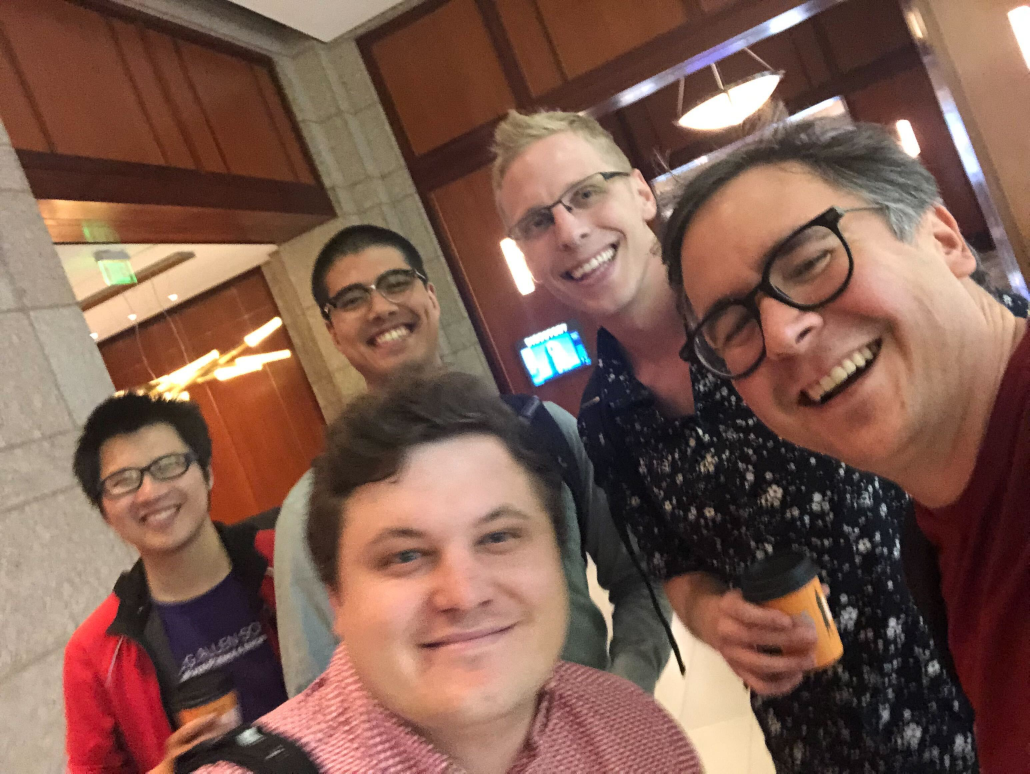
#> input picture docker/my_test_image.jpg, 3088 x 2320 px (shown at 1/3 size)
$ python -i faceswap.py   (imports and definitions only)
#> lines starting #> are read from the running program, lines starting #| are printed output that depends on the picture
import streamlit as st
from io import BytesIO
from base64 import b64encode, b64decode
import requests
from PIL import Image, ExifTags
import os

# [1 line that did not run here, left out]
# [1 line that did not run here, left out]

# [5 lines left out: function read_image, not called in this run]

def rotate_image(image):
    try:
        # Rotate based on Exif Data
        for orientation in ExifTags.TAGS.keys():
            if ExifTags.TAGS[orientation]=='Orientation':
                break
        exif = image._getexif()
        if exif[orientation] == 3:
            image=image.rotate(180, expand=True)
        elif exif[orientation] == 6:
            image=image.rotate(270, expand=True)
        elif exif[orientation] == 8:
            image=image.rotate(90, expand=True)
        return image
    except:
        return image

# [37 lines left out: functions rescale_image, faceswap, not called in this run]


# [12 lines not run here, left out]

>>> import cv2
>>> picture = cv2.imread('../docker/my_test_image.jpg', cv2.IMREAD_GRAYSCALE)
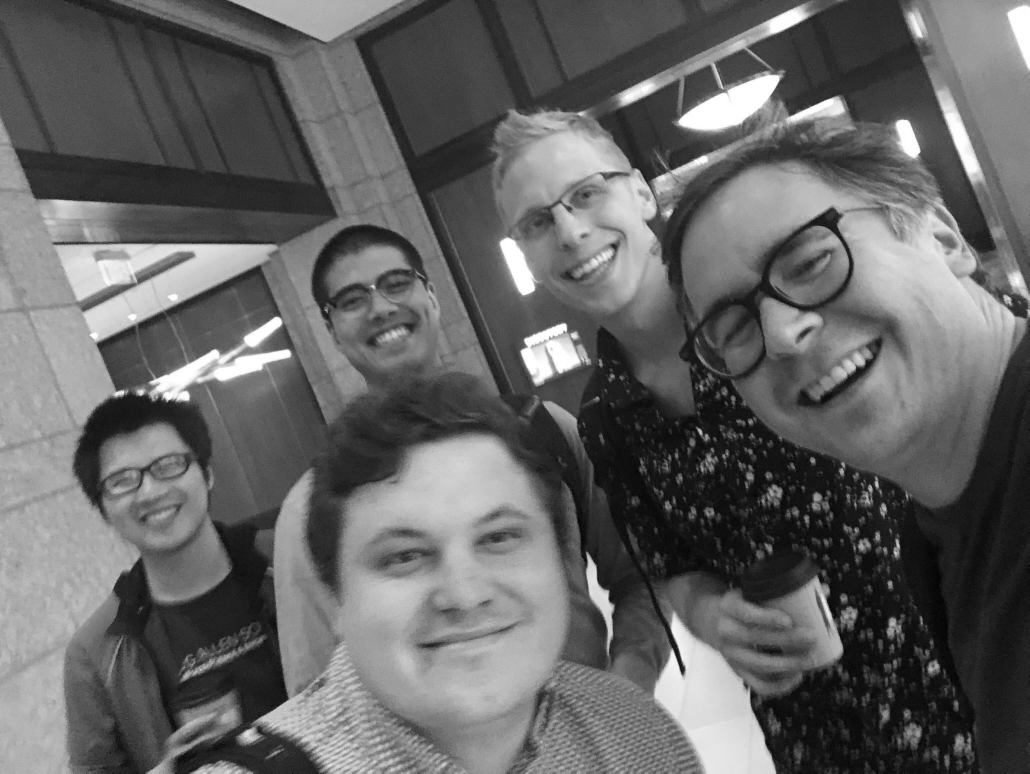
#> picture: shape (2320, 3088) (shown at 1/3 size); min 0, max 255, mean 100.8
>>> result = rotate_image(picture)
